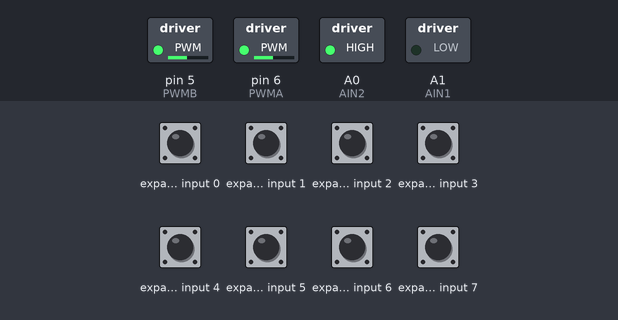
The sketch below on a simulated Arduino Uno, built with avr-gcc and run on an emulated ATmega328P. Shown: switched loads named in the sketch (green lamp = pin HIGH). Wiring (inferred from the names in the program): PCF8574 port expander at I2C address 0x20. The inputs (shaded band) are chosen by the test bench; at power-on: expander input 0–7 HIGH. What the sketch prints to the serial monitor is not drawn.

Above: at 1.2 s.
1.3 s: expander input 6 pulled LOW for 1 s
At 1.78 s:
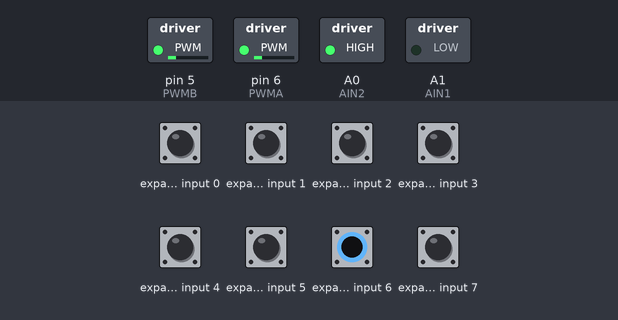
Timing chart, 0 to 4.3 s (numbered marks = the images above; inputs shaded):
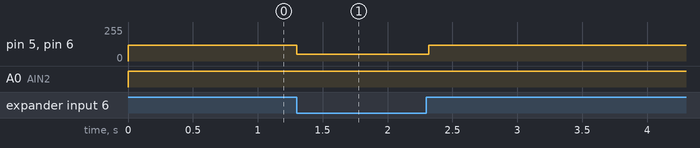

The sketch:

Infrared-Obstacle-Avoidance.ino
```cpp
#include <Wire.h>

#define PWMA   6          //Left Motor Speed pin (ENA)
#define AIN2   A0          //Motor-L forward (IN2).
#define AIN1   A1          //Motor-L backward (IN1)
#define PWMB   5           //Right Motor Speed pin (ENB)
#define BIN1   A2          //Motor-R forward (IN3)
#define BIN2   A3          //Motor-R backward (IN4)

#define Addr  0x20

int Speed = 120;
byte value;

void PCF8574Write(byte data);
byte PCF8574Read();
void forward();
void backward();
void right();
void left();
void stop();

void setup() {
  // put your setup code here, to run once:
  Serial.begin(115200);
  Wire.begin();
  pinMode(PWMA,OUTPUT);
  pinMode(AIN2,OUTPUT);
  pinMode(AIN1,OUTPUT);
  pinMode(PWMB,OUTPUT);
  pinMode(AIN1,OUTPUT);
  pinMode(AIN2,OUTPUT);
  Serial.println("infrared Obstacle Avoidance example");
  analogWrite(PWMA,Speed);
  analogWrite(PWMB,Speed);
  stop();
}

void loop() {
  // put your main code here, to run repeatedly:
  PCF8574Write(0xC0 | PCF8574Read());   //set Pin High
  value = PCF8574Read() | 0x3F;         //read Pin
  if(value != 0xFF)
  {
    right();
    //left();
    delay(50);
    stop();
  }
  else
  {
     forward();
  }
}

void PCF8574Write(byte data)
{
  Wire.beginTransmission(Addr);
  Wire.write(data);
  Wire.endTransmission();
}

byte PCF8574Read()
{
  int data = -1;
  Wire.requestFrom(Addr, 1);
  if(Wire.available()) {
    data = Wire.read();
  }
  return data;
}

void forward()
{
  analogWrite(PWMA,Speed);
  analogWrite(PWMB,Speed);
  digitalWrite(AIN1,LOW);
  digitalWrite(AIN2,HIGH);
  digitalWrite(BIN1,LOW);
  digitalWrite(BIN2,HIGH);
}

void backward()
{
  analogWrite(PWMA,Speed);
  analogWrite(PWMB,Speed);
  digitalWrite(AIN1,HIGH);
  digitalWrite(AIN2,LOW);
  digitalWrite(BIN1,HIGH);
  digitalWrite(BIN2,LOW);
}

void right()
{
  analogWrite(PWMA,50);
  analogWrite(PWMB,50);
  digitalWrite(AIN1,LOW);
  digitalWrite(AIN2,HIGH);
  digitalWrite(BIN1,HIGH);
  digitalWrite(BIN2,LOW);
}

void left()
{
  analogWrite(PWMA,50);
  analogWrite(PWMB,50);
  digitalWrite(AIN1,HIGH);
  digitalWrite(AIN2,LOW);
  digitalWrite(BIN1,LOW);
  digitalWrite(BIN2,HIGH);
}

void stop()
{
  analogWrite(PWMA,0);
  analogWrite(PWMB,0);
  digitalWrite(AIN1,LOW);
  digitalWrite(AIN2,LOW);
  digitalWrite(BIN1,LOW);
  digitalWrite(BIN2,LOW);
}
```

Measured:
- after the input at 1.3 s, pin 5 (PWMB), pin 6 (PWMA): 120/255 → 50/255 at once, → 120/255 1.0 s later
